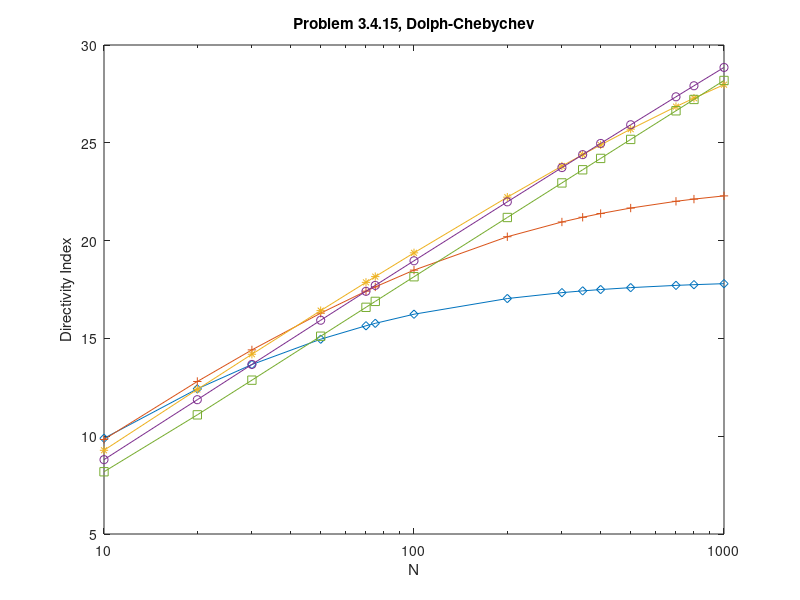

Here is the MATLAB script that generated this plot: (Note: this script raises an error after producing the figure.)
%%%%%%%%%%%%%%%%%%%%%%%%%%%%%%%%
% problem 3.4.15
% K. Bell 10/6/99
% Last Updated 9/02/02 by K. Bell
%%%%%%%%%%%%%%%%%%%%%%%%%%%%%%%%
clear all
close all

%Na=[13 21 51 75 101 151 201 251 301 351 401 451 501];
Na=[13 21 31 51 63 69 75 101 201 301 351 401 501 701 1000];
Na=[10 20 30 50 70 75 100 200 300 350 400 500 700 800 1000];
%Na=[13 21 31 51 63 65];
nN = length(Na);
SL = [-15 -20 -30 -40 -60];
l_style = ['-d';'-+';'-*';'-o';'-s'];
nS = length(SL);
DID = zeros(nS,nN);

d=0.5;



for q=1:nN
   N = Na(q);
   for k=1:nS
      R = 10^(-SL(k)/20);
      x0 = cosh(acosh(R)/(N-1));
      uk = [-(N-1)/2:1:(N-1)/2]*1/(N*d);
      x = x0*cos(pi*d*uk);
      % Alternate expression for Tm(x) from Gradshteyn & Ryzhik,8.940,p.1032
      s= j*sqrt(1-x.^2);
      Bp = 0.5*((x+s).^(N-1) + (x-s).^(N-1));
      Bp = Bp/R;
      Bk = conj(Bp).*exp(-j*2*pi*d*uk*(N-1)/2);
      b = ifft(Bk);
      w = b.*exp(-j*[0:1:N-1]*pi*((N-1)/2)*2/N);     % w are complex with imag. part = 0
      w = real(w.');                                 % gets rid of zero imag. part
      w=w/sum(w);                                    % normalization not really necessary
      DID(k,q) = -10*log10(w'*w);
   end
end

figure(1)
clf
for k= 1:5
   h(k) = semilogx(Na,DID(k,:),l_style(k,:));
   hold on
end
hold off
   xlabel('N')
   ylabel('Directivity Index')
   title(['Problem 3.4.15, Dolph-Chebychev'])
   set(gca,'XTick',[10 100 1000])
   set(gca,'XTickLabel',['  10';' 100';'1000'])
   legend(h,'-15 dB','-20 dB','-30 dB','-40 dB','-60 db',4)
set(gcf,'Paperposition',[0.25 4.5 8 6])
